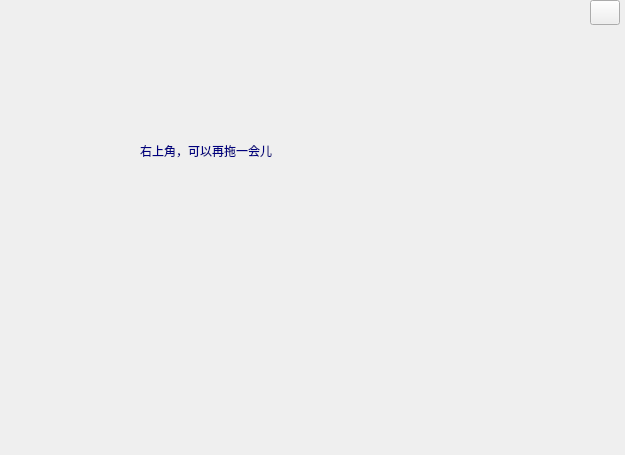
<?xml version="1.0" encoding="UTF-8"?>
<ui version="4.0">
 <class>LockDialog</class>
 <widget class="QDialog" name="LockDialog">
  <property name="geometry">
   <rect>
    <x>0</x>
    <y>0</y>
    <width>625</width>
    <height>455</height>
   </rect>
  </property>
  <property name="windowTitle">
   <string>Dialog</string>
  </property>
  <property name="styleSheet">
   <string notr="true"/>
  </property>
  <widget class="QLabel" name="BKLabel">
   <property name="geometry">
    <rect>
     <x>90</x>
     <y>100</y>
     <width>461</width>
     <height>121</height>
    </rect>
   </property>
   <property name="styleSheet">
    <string notr="true">border-image: url(:/images/bkk.png);</string>
   </property>
   <property name="text">
    <string/>
   </property>
  </widget>
  <widget class="QLabel" name="remindLabel">
   <property name="geometry">
    <rect>
     <x>140</x>
     <y>130</y>
     <width>361</width>
     <height>41</height>
    </rect>
   </property>
   <property name="styleSheet">
    <string notr="true">color: rgb(0, 0, 127);
font: 24pt &quot;华文彩云&quot;;</string>
   </property>
   <property name="text">
    <string>右上角，可以再拖一会儿</string>
   </property>
  </widget>
  <widget class="QToolButton" name="closeBtn">
   <property name="geometry">
    <rect>
     <x>590</x>
     <y>0</y>
     <width>30</width>
     <height>25</height>
    </rect>
   </property>
   <property name="styleSheet">
    <string notr="true">QToolButton{  
	border-image: url(:/images/Widget/close.png);
} 

QToolButton:hover{  
	border-image: url(:/images/Widget/close_hover.png);
} 
QToolButton:pressed{  
	border-image: url(:/images/Widget/close_pressed.png);
}  
</string>
   </property>
   <property name="text">
    <string/>
   </property>
  </widget>
 </widget>
 <resources/>
 <connections/>
</ui>
